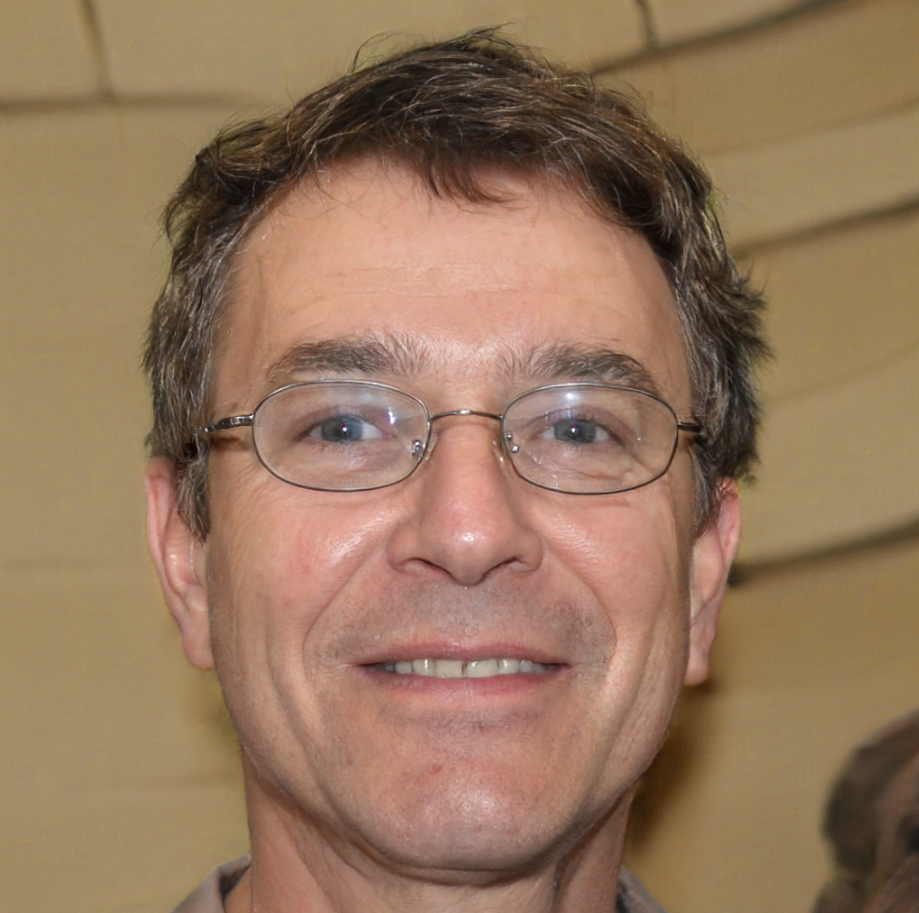
#> input picture img/img.png, 919 x 913 px, found by its file name
$ python face.py
#> lines starting #> are read from the running program, lines starting #| are printed output that depends on the picture; after the words box and inside, x2 and y2 are one past the last pixel; in counts of white or black regions, pixels touching at a corner belong together
import cv2
import numpy as np


def stack_images(scale,image_list):

    rows = len(image_list)
    cols = len(image_list[0])

    rows_is_instance = isinstance(image_list[0], list)

    width = image_list[0][0].shape[1]
    height = image_list[0][0].shape[0]

    if rows_is_instance:
        for x in range ( 0, rows):
            for y in range(0, cols):
                if image_list[x][y].shape[:2] == image_list[0][0].shape[:2]:
                    image_list[x][y] = cv2.resize(image_list[x][y], (0, 0), None, scale, scale)

                else:
                    image_list[x][y] = cv2.resize(image_list[x][y], (image_list[0][0].shape[1], image_list[0][0].shape[0]), None, scale, scale)

                if len(image_list[x][y].shape) == 2: image_list[x][y]= cv2.cvtColor( image_list[x][y], cv2.COLOR_BAYER_BG2BGR)

        empty_image = np.zeros((height, width, 3), np.uint8)
        horizontal = [empty_image]*rows

        for x in range(0, rows):
            horizontal[x] = np.hstack(image_list[x])

        vertical = np.vstack(horizontal)

    else:
        for x in range(0, rows):
            if image_list[x].shape[:2] == image_list[0].shape[:2]:
                image_list[x] = cv2.resize(image_list[x], (0, 0), None, scale, scale)

            else:
                image_list[x] = cv2.resize(image_list[x], (image_list[0].shape[1], image_list[0].shape[0]), None,scale, scale)

            if len(image_list[x].shape) == 2: image_list[x] = cv2.cvtColor(image_list[x], cv2.COLOR_BAYER_BG2BGR)

        horizontal= np.hstack(image_list)
        vertical = horizontal

    return vertical


faceCascade= cv2.CascadeClassifier("Face_Detection\haarcascade_frontalface_default.xml")

original_image = cv2.imread('Face_Detection\img\img.png')
#> original_image is the input picture: shape (913, 919, 3); mean B, G, R 92.5, 119, 149.4
img = cv2.imread('Face_Detection\img\img.png')
kernel = np.ones((5,5),np.uint8)

faces = faceCascade.detectMultiScale(img,1.2,6)
#> faces = [[147, 183, 634, 634]]

for (x,y,w,h) in faces:
    img = cv2.rectangle(img,(x,y),(x+w,y+h),(0,255,255),8)
#> this loop made 1 pass
#> pass 1, `img = cv2.rectangle(img,(x,y),(x+w,y+h),(0,255,255),8)`:
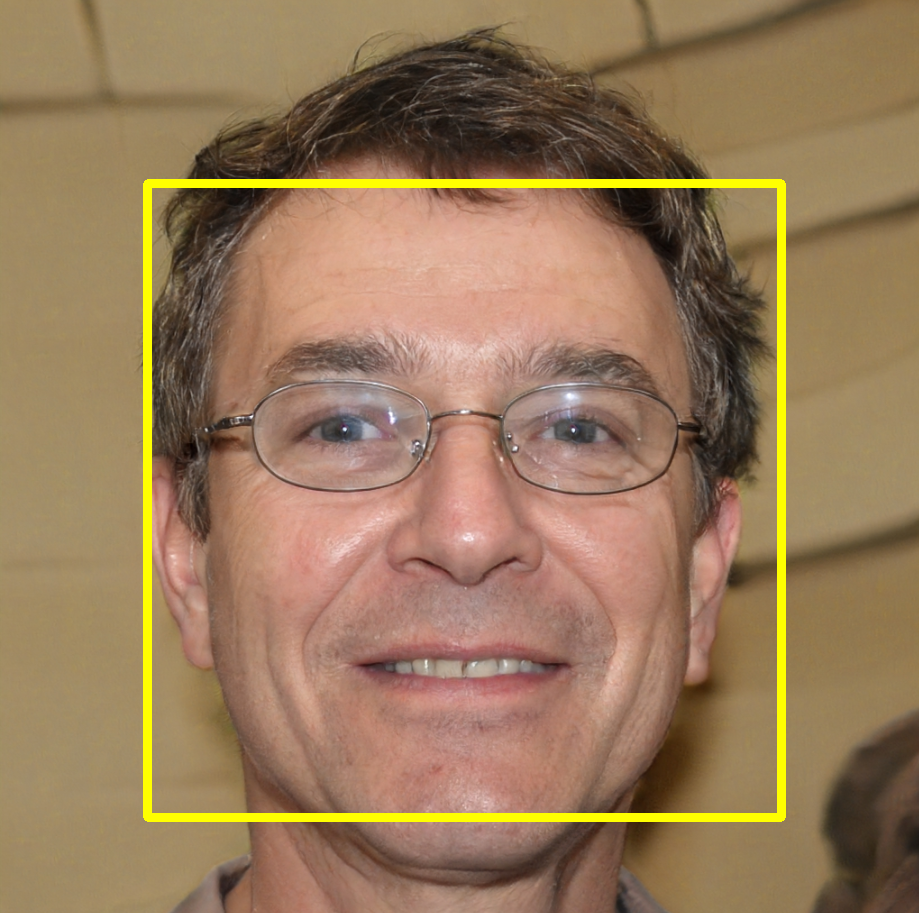
#> img: shape (913, 919, 3); 2.72% of pixels changed, all inside (x1, y1, x2, y2) = (143, 179, 786, 822)

image_stack = stack_images(0.5,([original_image,img]))
#> in stack_images, `rows = len(image_list)`: rows = 2
#> in stack_images, `cols = len(image_list[0])`: cols = 913
#> in stack_images, `rows_is_instance = isinstance(image_list[0], list)`: rows_is_instance = False
#> after the loop in stack_images, `for x in range(0, rows):`: image_list = 2 items
#> in stack_images, `horizontal= np.hstack(image_list)`:
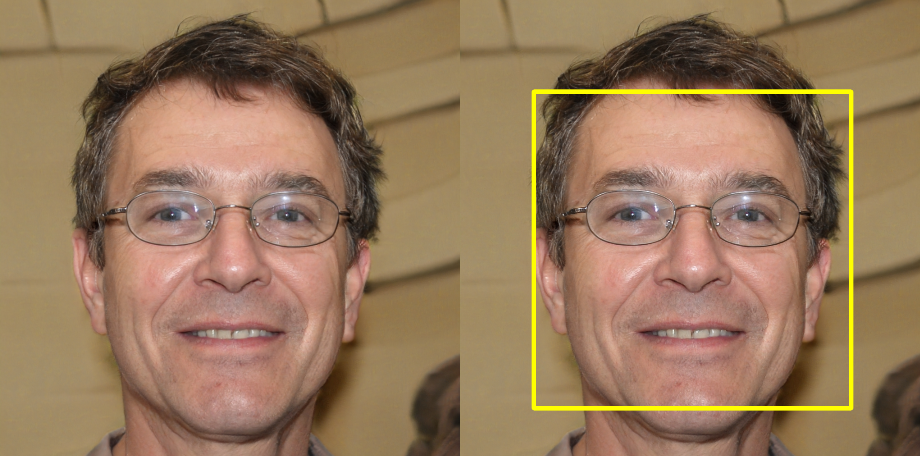
#> horizontal: shape (456, 920, 3); mean of channels 0, 1, 2 91.4, 120.9, 150.9; drawn as B, G, R

cv2.imshow("Face Detection", image_stack)

cv2.waitKey(0)
